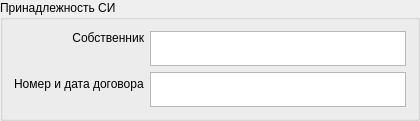
             <widget class="QGroupBox" name="groupBox_7">
              <property name="title">
               <string>Принадлежность СИ</string>
              </property>
              <layout class="QFormLayout" name="formLayout_4">
               <property name="labelAlignment">
                <set>Qt::AlignRight|Qt::AlignTrailing|Qt::AlignVCenter</set>
               </property>
               <item row="0" column="0">
                <widget class="QLabel" name="label_8">
                 <property name="text">
                  <string>Собственник</string>
                 </property>
                 <property name="alignment">
                  <set>Qt::AlignRight|Qt::AlignTop|Qt::AlignTrailing</set>
                 </property>
                </widget>
               </item>
               <item row="0" column="1">
                <widget class="QPlainTextEdit" name="plainTextEdit_owner">
                 <property name="maximumSize">
                  <size>
                   <width>16777215</width>
                   <height>35</height>
                  </size>
                 </property>
                </widget>
               </item>
               <item row="2" column="0">
                <widget class="QLabel" name="label_38">
                 <property name="text">
                  <string>Номер и дата договора</string>
                 </property>
                </widget>
               </item>
               <item row="2" column="1">
                <widget class="QPlainTextEdit" name="plainTextEdit_owner_contract">
                 <property name="maximumSize">
                  <size>
                   <width>16777215</width>
                   <height>35</height>
                  </size>
                 </property>
                </widget>
               </item>
              </layout>
             </widget>
